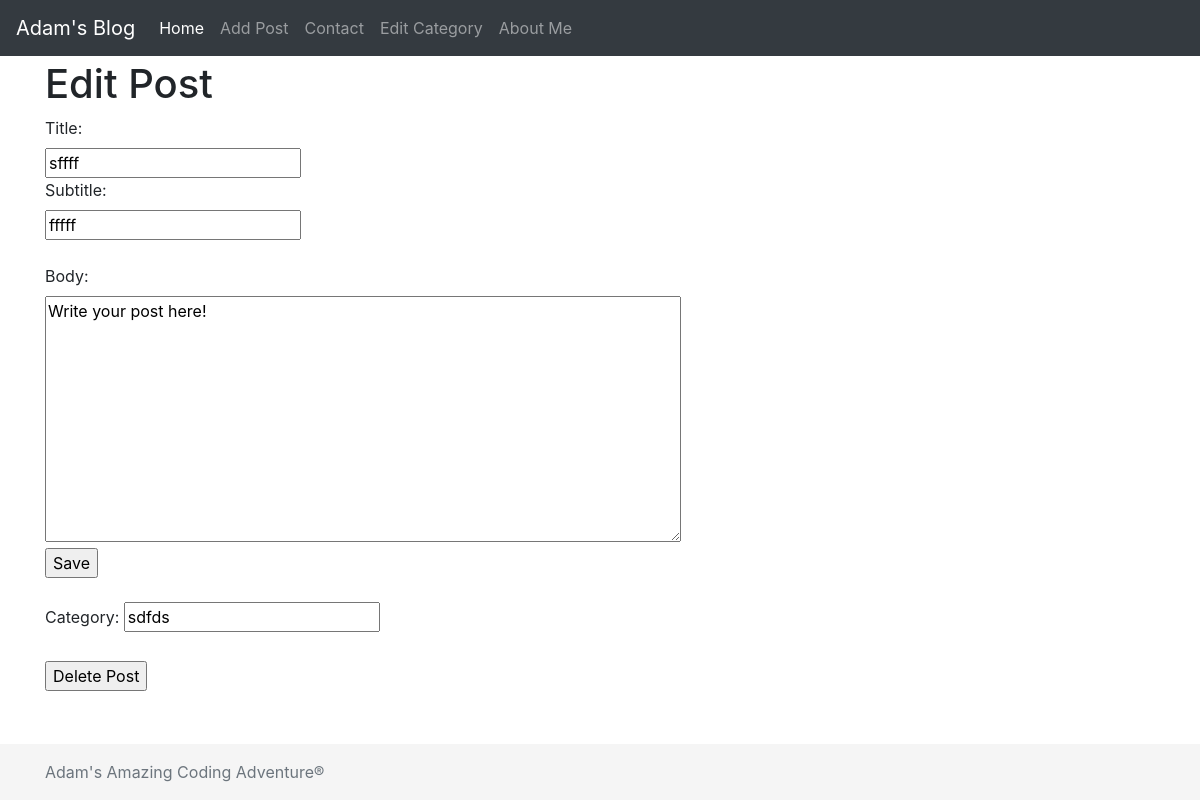
Page /post/1/edit on the committed database.
### app.py (models this page shows, shortened)
class Post(db.Model):
    id = db.Column(db.Integer, primary_key=True)
    title = db.Column(db.String(255), nullable=False)
    subtitle = db.Column(db.String(255), nullable=False)
    body = db.Column(db.Text, nullable=False)
    pub_date = db.Column(db.DateTime, nullable=False, default=datetime.utcnow)
    category_id = db.Column(db.Integer, db.ForeignKey('category.id'), nullable=True)
    category = db.relationship('Category', backref=db.backref('posts', lazy=True))

class Category(db.Model):
    id = db.Column(db.Integer, primary_key=True)
    name = db.Column(db.String(50), nullable=False, unique=True, autoincrement=True)

### app.py (the view, shortened to what this page needs)
@app.route('/post/<int:post_id>/edit', methods=['GET', 'POST'])
def edit_post(post_id):
    if request.method == "GET":
        fetched_post = Post.query.get(post_id)
        categories = Category.query.all()
        return render_template("/edit-post.html", post=fetched_post, categories=categories)

### templates/edit-post.html (shortened to what this page needs)
{% extends 'base.html' %}
{% block content %}
<h1>Edit Post</h1>
<form method="post">
  <label for="title">Title:</label><br>
  <input type="text" id="title" name="title" value="{{ post.title }}"><br>
  <label for="Subtitle">Subtitle:</label><br>
  <input type="text" id="subtitle" name="subtitle" value="{{ post.subtitle }}"><br><br>
<label for="body">Body:</label><br>
    <textarea name="body" rows="10" cols="60">{{ post.body }}</textarea><br>
  <input type="submit" value="Save"><br><br>
<label for="categories">Category:</label>
<input list="categories" name="category" value="{{ post.category.name }}">
</form><br>
<form action="delete">
    <input type="submit" value="Delete Post">
</form>
{% endblock %}

### rows in the picture
Post: title "sffff", subtitle "fffff", body "Write your post here!"
Category: category "sdfds"
